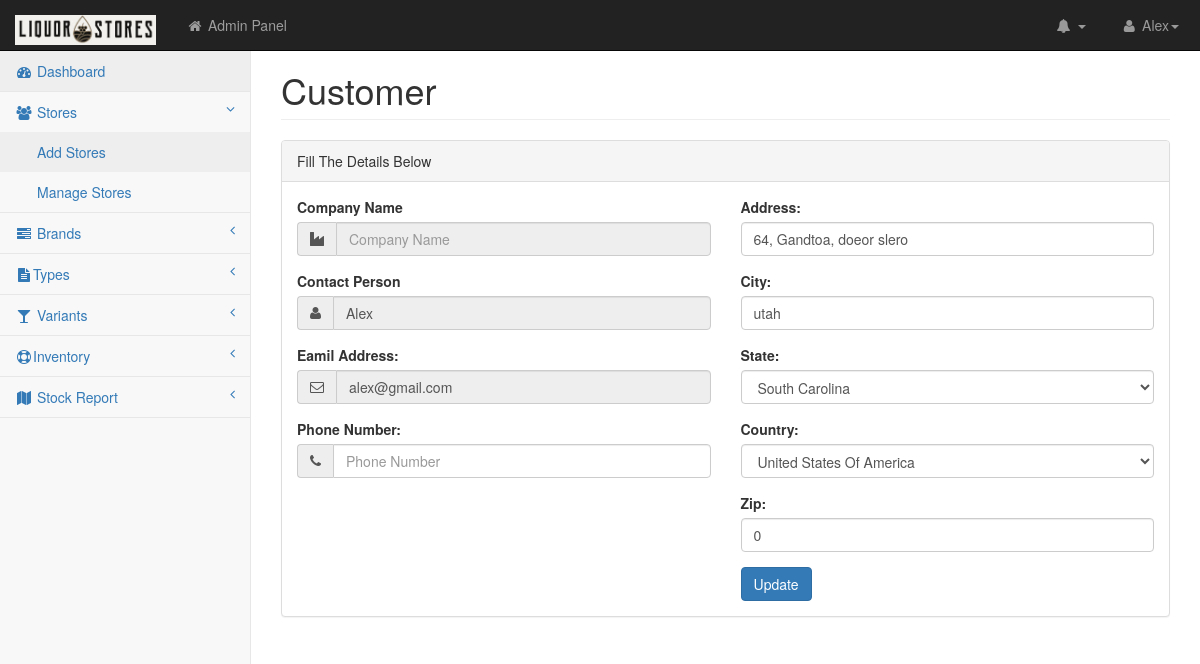
The app's page /add_customer.php?id=1 (signed in), older data.
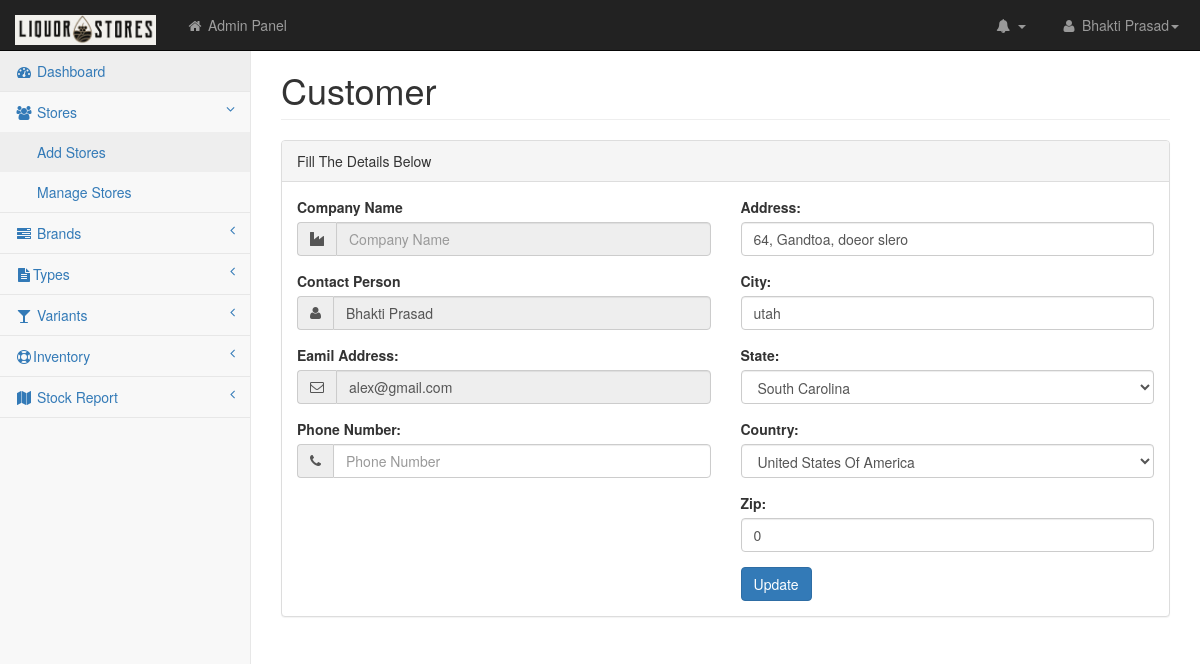
The same page, newer data.
### tables this page shows
CREATE TABLE `users` (
  `id` int(11) NOT NULL AUTO_INCREMENT,
  `store_id` int(11) DEFAULT NULL,
  `name` varchar(255) DEFAULT NULL,
  `email` varchar(255) NOT NULL,
  `mobile` bigint(11) NOT NULL,
  `adharno` bigint(20) NOT NULL,
  `password` varchar(30) NOT NULL,
  `address` varchar(255) NOT NULL,
  `country` varchar(15) NOT NULL,
  `zip` int(10) DEFAULT NULL,
  `city` varchar(50) NOT NULL,
  `state` varchar(20) NOT NULL,
  `type` varchar(10) DEFAULT NULL,
  `activated` char(1) DEFAULT 'N',
  PRIMARY KEY (`id`),
  UNIQUE KEY `MOBILE` (`mobile`),
  UNIQUE KEY `ADHARNO` (`adharno`),
  UNIQUE KEY `EMAIL` (`email`)
);

### include/config.php (called while the page is built, shortened)
<?php
  $addres='http://'.$_SERVER['SERVER_NAME'].'/';
?>

### include/functions.php (called while the page is built, shortened)
<?php
function GetName($tablename,$field,$where,$id)
{
	$uquery="SELECT * FROM $tablename WHERE $where='$id'";
	$uresult=mysql_query($uquery);
	$urow=mysql_fetch_object($uresult);
	$newval=stripslashes( $urow->$field);
	return $newval;
}
?>

### add_customer.php (the view, shortened to what the changed rows need)
<?php
include("connect.php");
$user=$_SESSION["AdmID"];
$id=$_GET["id"];
$act=$_GET['action'];
 if($id)
{
$sel="SELECT * FROM users WHERE id='$id'";
$selqry=mysql_query($sel);
$selrow=mysql_fetch_object($selqry);
}
 ?>
<?php include("top.php"); ?>
    </head>
    <body>
        <div id="wrapper">
             <?php include("nav.php"); ?>
            <div id="page-wrapper">
                <div class="row">
                    <div class="col-lg-12">
                        <h1 class="page-header"><?php if($act==edit) { ?>Edit <? } if($act==view)  { ?>View <? } if($act==add) {?>Add <?php } ?>Customer</h1>
                    </div>
                </div>
                <div class="row">
                    <div class="col-lg-12">
                        <div class="panel panel-default">
                            <div class="panel-body">
                                <div class="row">
                                <form role="form" name="addcustomer" id="addcustomer" method="post" enctype="multipart/form-data">
                                    <div class="col-lg-6">
                                            <div class="form-group">
                                            <div class="form-group input-group">
                                                <span class="input-group-addon"><i class="fa fa-user"></i></span>
<input type="text" class="form-control" placeholder="Contact Person" name="contact_name" value="<?php echo $selrow->name; ?>" <?php if($id) { ?>readonly="readonly"<? }?> required>
                                            </div>
                                            </div>
                                               <div class="form-group">
                                            <div class="form-group input-group">
                                                <span class="input-group-addon"><i class="fa fa-envelope-o"></i></span>
 <input type="email" class="form-control" placeholder="name@example.com" name="email" value="<?php echo $selrow->email; ?>"<?php if($id) { ?>readonly="readonly"<? }?> required>
                                            </div>
                                            </div>
                                    </div>
                                    <div class="col-lg-6">
                                    <div class="form-group">
                                            <label>Address:</label>
                                                <input class="form-control" placeholder="Address" name="address" value="<?php echo $selrow->address; ?>" required>
                                            </div>
                                            <div class="form-group">
                                            <label>City:</label>
              <input class="form-control" placeholder="City" name="city" value="<?php echo $selrow->city; ?>" required>
                                            </div>
                                            <div class="form-group">
                                            <label>State:</label>
                                               <select name="state" id="state" class="form-control" required>
<option <? if($selrow->state==SC) {  echo "selected "; } ?>value="SC">South Carolina</option>
</select>
                                            </div>
                                            <div class="form-group">
                                            <label>Country:</label>
                                                <select class="form-control" name="country" required>
													<option value="USA"<? if($selrow->country==USA) {  echo "selected "; } ?>>United States Of America</option>
                                                </select>
                                            </div>
                                 <div class="form-group">
                                            <label>Zip:</label>
<input type="number" class="form-control" placeholder="Zip Code" name="zip" value="<?php echo $selrow->zip; ?>" required>
                                            </div>
                                    </div>
                                    </form>
                                </div>
                            </div>
                        </div>
                    </div>
                </div>
            </div>
        </div>
    </body>
</html>

### nav.php (shortened to what the changed rows need)
<nav class="navbar navbar-inverse navbar-fixed-top" role="navigation">
              <ul class="nav navbar-right navbar-top-links">
                  <li class="dropdown">
                      <a class="dropdown-toggle" data-toggle="dropdown" href="<?php echo $addres; ?>editprofile.php">
                          <i class="fa fa-user fa-fw"></i> <? echo GetName('users','name','id',$user) ?><b class="caret"></b>
                      </a>
                  </li>
              </ul>
          </nav>

Row changes from the older to the newer data that the page shows:
changed users "alex@gmail.com": contact_name "Alex" → "Bhakti Prasad"
Text that changed along with them:
GetName('users','name','id',$user): "Alex" → "Bhakti Prasad"
